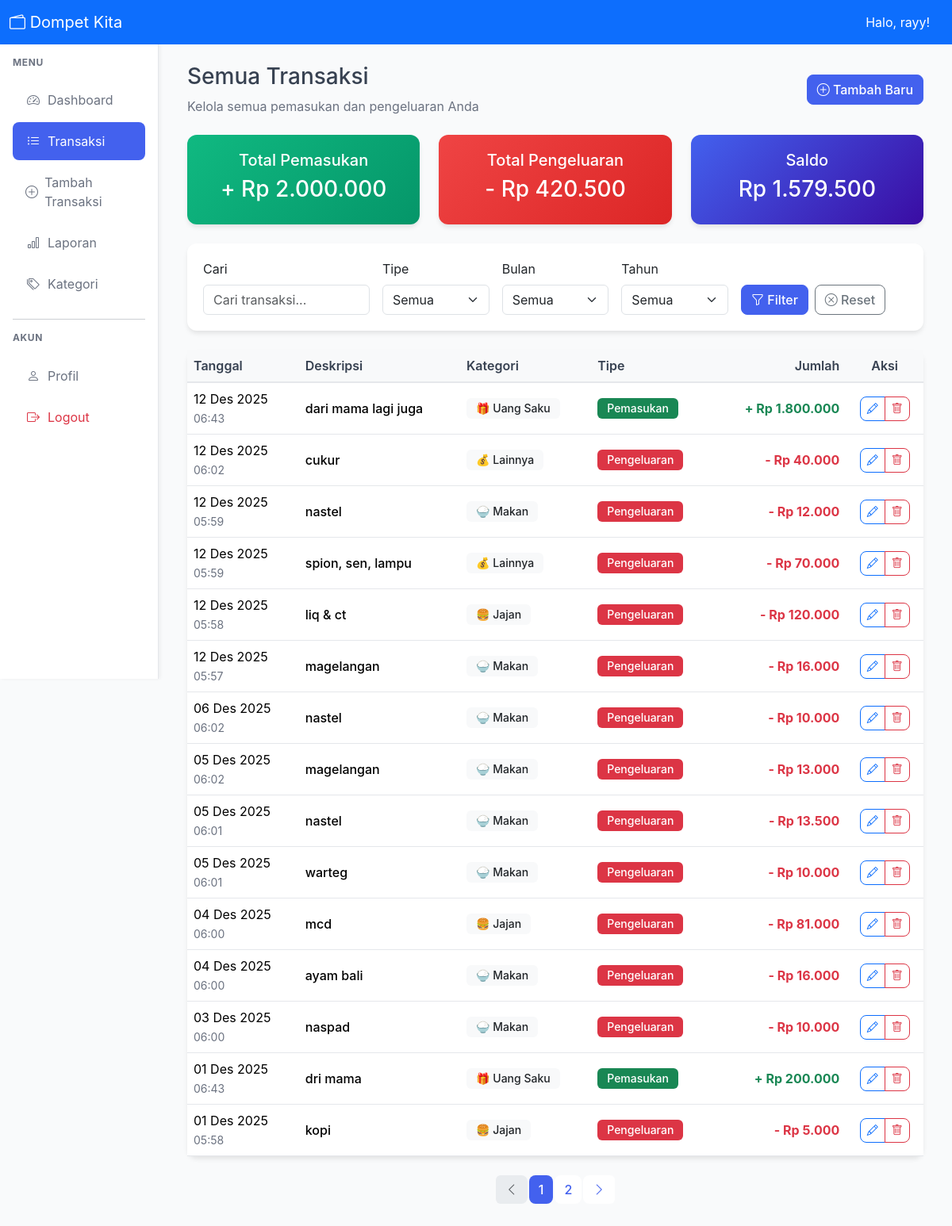
Page /user/transactions.php (signed in) on the earlier database version.
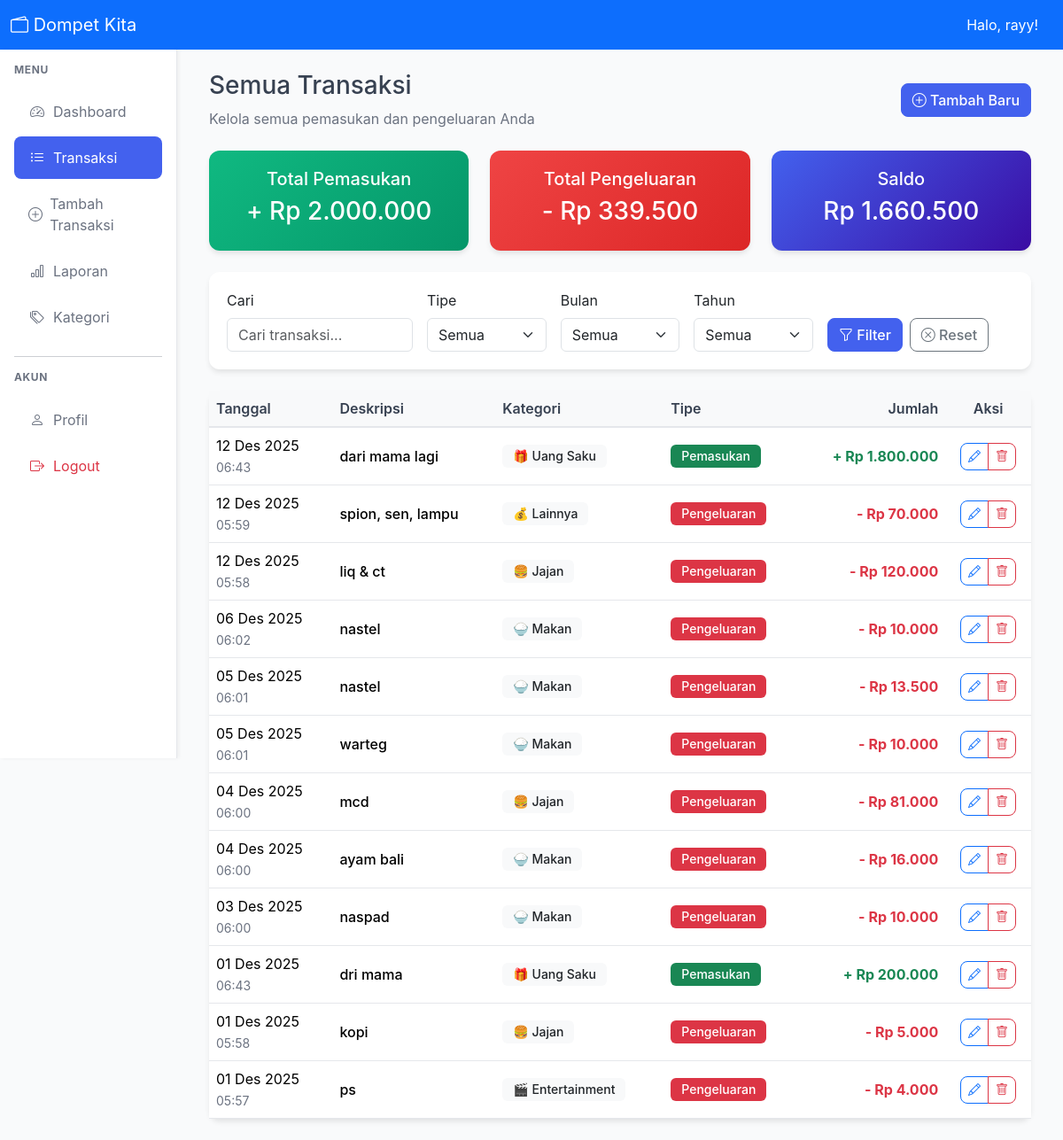
Same page on the later database version.
### tables this page shows
CREATE TABLE `transactions` (
  `id` int NOT NULL,
  `user_id` int NOT NULL,
  `category_id` int NOT NULL,
  `type` enum('income','expense') NOT NULL,
  `description` varchar(255) NOT NULL,
  `amount` decimal(15,2) NOT NULL,
  `date` date NOT NULL,
  `notes` text,
  `created_at` timestamp NULL DEFAULT CURRENT_TIMESTAMP,
  `updated_at` timestamp NULL DEFAULT CURRENT_TIMESTAMP ON UPDATE CURRENT_TIMESTAMP
);

CREATE TABLE `categories` (
  `id` int NOT NULL,
  `user_id` int DEFAULT NULL,
  `name` varchar(100) NOT NULL,
  `icon` varchar(10) DEFAULT 0xF09F92B0,
  `color` varchar(7) DEFAULT '#6b7280',
  `type` enum('income','expense') NOT NULL,
  `is_default` tinyint(1) DEFAULT '0',
  `created_at` timestamp NULL DEFAULT CURRENT_TIMESTAMP
);

### crud/transaction-crud.php (called while the page is built, shortened)
<?php
function getTransactions($user_id, $filters = [], $page = 1, $per_page = 20) {
    $db = getDB();
    $where = "WHERE t.user_id = ?";
    $params = [$user_id];
    $types = "i";
    $count_query = "
        SELECT COUNT(*) as total
        FROM transactions t
        JOIN categories c ON t.category_id = c.id
        $where
    ";
    $count_stmt = $db->prepare($count_query);
    $count_stmt->bind_param($types, ...$params);
    $count_stmt->execute();
    $total = $count_stmt->get_result()->fetch_assoc()['total'];
    $query = "
        SELECT t.*, c.name as category_name, c.icon as category_icon, c.color as category_color
        FROM transactions t
        JOIN categories c ON t.category_id = c.id
        $where
        ORDER BY t.date DESC, t.created_at DESC
        LIMIT ? OFFSET ?
    ";
    $offset = ($page - 1) * $per_page;
    $params[] = $per_page;
    $params[] = $offset;
    $types .= "ii";
    $stmt = $db->prepare($query);
    $stmt->bind_param($types, ...$params);
    $stmt->execute();
    $result = $stmt->get_result();
    $transactions = [];
    while ($row = $result->fetch_assoc()) {
        $transactions[] = $row;
    }
    return [
        'data' => $transactions,
        'total' => $total,
        'page' => $page,
        'per_page' => $per_page,
        'total_pages' => ceil($total / $per_page)
    ];
}
function getMonthlyStats($user_id, $month = null, $year = null) {
    $db = getDB();
    if (!$month) $month = date('m');
    if (!$year) $year = date('Y');
    $stmt = $db->prepare("
        SELECT
            SUM(CASE WHEN type = 'income' THEN amount ELSE 0 END) as total_income,
            SUM(CASE WHEN type = 'expense' THEN amount ELSE 0 END) as total_expense
        FROM transactions
        WHERE user_id = ? AND MONTH(date) = ? AND YEAR(date) = ?
    ");
    $stmt->bind_param("iii", $user_id, $month, $year);
    $stmt->execute();
    return $stmt->get_result()->fetch_assoc();
}
?>

### config.php (called while the page is built, shortened)
<?php
function formatRupiah($angka) {
    return 'Rp ' . number_format((float)$angka, 0, ',', '.');
}
function formatTanggal($tanggal) {
    $bulan = [
        '01' => 'Jan', '02' => 'Feb', '03' => 'Mar', '04' => 'Apr',
        '05' => 'Mei', '06' => 'Jun', '07' => 'Jul', '08' => 'Ags',
        '09' => 'Sep', '10' => 'Okt', '11' => 'Nov', '12' => 'Des'
    ];
    $tgl = date('d', strtotime($tanggal));
    $bln = $bulan[date('m', strtotime($tanggal))];
    $thn = date('Y', strtotime($tanggal));
    return "$tgl $bln $thn";
}
?>

### user/transactions.php (the view, shortened to what the changed rows need)
<?php
require_once '../config.php';
require_once '../crud/user-crud.php';
require_once '../crud/transaction-crud.php';
$user_id = $_SESSION['user_id'];
$filters = [];
$page = 1;
$month = '';
$year = '';
$result = getTransactions($user_id, $filters, $page, 15);
$transactions = $result['data'];
$total_pages = $result['total_pages'];
if ($month && $year) {
    $stats = getMonthlyStats($user_id, $month, $year);
} else {
    $stats = getMonthlyStats($user_id);
}
if (isset($stats['total_income'])) {
    $total_income = $stats['total_income'];
} else {
    $total_income = 0;
}
if (isset($stats['total_expense'])) {
    $total_expense = $stats['total_expense'];
} else {
    $total_expense = 0;
}
function buildPageUrl($page, $params) {
    $params['page'] = $page;
    return 'transactions.php?' . http_build_query($params);
}
include '../includes/header.php';
include '../includes/sidebar.php';
?>
<div class="d-flex justify-content-between align-items-center mb-4">
    <div>
        <h1 class="h3">Semua Transaksi</h1>
    </div>
</div>
<div class="row mb-4">
    <div class="col-md-4">
        <div class="card stat-card expense-card">
            <div class="card-body text-center">
                <h5>Total Pengeluaran</h5>
                <h3>- <?php echo formatRupiah($total_expense); ?></h3>
            </div>
        </div>
    </div>
    <div class="col-md-4">
        <div class="card stat-card balance-card">
            <div class="card-body text-center">
                <h5>Saldo</h5>
                <h3><?php echo formatRupiah($total_income - $total_expense); ?></h3>
            </div>
        </div>
    </div>
</div>
<div class="card">
    <div class="card-body p-0">
        <?php if (empty($transactions)): ?>
        <div class="text-center p-5">
            <i class="bi bi-cash-stack fs-1 text-muted"></i>
            <h5 class="mt-3">Tidak ada transaksi</h5>
            <p class="text-muted">Belum ada transaksi yang sesuai dengan filter Anda</p>
            <button class="btn btn-primary" data-bs-toggle="modal" data-bs-target="#addModal">Tambah Transaksi</button>
        </div>
        <?php else: ?>
        <div class="table-responsive">
            <table class="table table-hover mb-0">
                <thead class="table-light">
                    <tr>
                        <th>Tanggal</th>
                        <th>Deskripsi</th>
                        <th>Kategori</th>
                        <th>Tipe</th>
                        <th class="text-end">Jumlah</th>
                        <th class="text-center">Aksi</th>
                    </tr>
                </thead>
                <tbody>
                    <?php foreach ($transactions as $transaction): ?>
                    <tr>
                        <td>
                            <div><?php echo formatTanggal($transaction['date']); ?></div>
                            <small class="text-muted"><?php echo date('H:i', strtotime($transaction['created_at'])); ?></small>
                        </td>
                        <td>
                            <div class="fw-medium"><?php echo htmlspecialchars($transaction['description']); ?></div>
                        </td>
                        <td>
                            <span class="badge bg-light text-dark">
                                <?php echo $transaction['category_icon']; ?>
                                <?php echo htmlspecialchars($transaction['category_name']); ?>
                            </span>
                        </td>
                        <td>
                            <span class="badge <?php echo $transaction['type'] === 'income' ? 'bg-success' : 'bg-danger'; ?>">
                                <?php echo $transaction['type'] === 'income' ? 'Pemasukan' : 'Pengeluaran'; ?>
                            </span>
                        </td>
                        <td class="text-end">
                            <span class="fw-bold <?php echo $transaction['type'] === 'income' ? 'text-success' : 'text-danger'; ?>">
                                <?php echo $transaction['type'] === 'income' ? '+' : '-'; ?>
                                <?php echo formatRupiah($transaction['amount']); ?>
                            </span>
                        </td>
                        <td class="text-center">
                            <div class="btn-group btn-group-sm">
                                <a href="edit-transaction.php?id=<?php echo $transaction['id']; ?>"
                                   class="btn btn-outline-primary" title="Edit">
                                    <i class="bi bi-pencil"></i>
                                </a>
                                <button class="btn btn-outline-danger"
                                        onclick="confirmDelete(<?php echo $transaction['id']; ?>)"
                                        title="Hapus">
                                    <i class="bi bi-trash"></i>
                                </button>
                            </div>
                        </td>
                    </tr>
                    <?php endforeach; ?>
                </tbody>
            </table>
        </div>
        <?php endif; ?>
    </div>
</div>
<?php if ($total_pages > 1): ?>
<nav class="mt-4">
    <ul class="pagination justify-content-center">
        <li class="page-item <?php echo $page <= 1 ? 'disabled' : ''; ?>">
            <a class="page-link" href="<?php echo buildPageUrl($page - 1, $_GET); ?>">
                <i class="bi bi-chevron-left"></i>
            </a>
        </li>
        <?php for ($i = max(1, $page - 2); $i <= min($total_pages, $page + 2); $i++): ?>
        <li class="page-item <?php echo $page == $i ? 'active' : ''; ?>">
            <a class="page-link" href="<?php echo buildPageUrl($i, $_GET); ?>">
                <?php echo $i; ?>
            </a>
        </li>
        <?php endfor; ?>
        <li class="page-item <?php echo $page >= $total_pages ? 'disabled' : ''; ?>">
            <a class="page-link" href="<?php echo buildPageUrl($page + 1, $_GET); ?>">
                <i class="bi bi-chevron-right"></i>
            </a>
        </li>
    </ul>
</nav>
<?php endif; ?>
<?php
include '../includes/footer.php';
?>

Differences in the rows shown:
removed transactions: date "12 Des 2025", created_at "06:02", description "cukur", category.icon "💰", category.name "Lainnya", type "Pengeluaran", amount "Rp 40.000"
removed transactions: date "12 Des 2025", created_at "05:59", description "nastel", category.icon "🍚", category.name "Makan", type "Pengeluaran", amount "Rp 12.000"
removed transactions: date "12 Des 2025", created_at "05:57", description "magelangan", category.icon "🍚", category.name "Makan", type "Pengeluaran", amount "Rp 16.000"
removed transactions: date "05 Des 2025", created_at "06:02", description "magelangan", category.icon "🍚", category.name "Makan", type "Pengeluaran", amount "Rp 13.000"
changed transactions "Rp 1.800.000": description "dari mama lagi juga" → "dari mama lagi"
now on this page (row unchanged): transactions: date "01 Des 2025", created_at "05:57", description "ps", category.icon "🎬", category.name "Entertainment", type "Pengeluaran", amount "Rp 4.000"
Other differences:
formatRupiah($total_expense): "Rp 420.500" → "Rp 339.500"
formatRupiah($total_income - $total_expense): "Rp 1.579.500" → "Rp 1.660.500"
list line gone: "1"
list line gone: "2"
